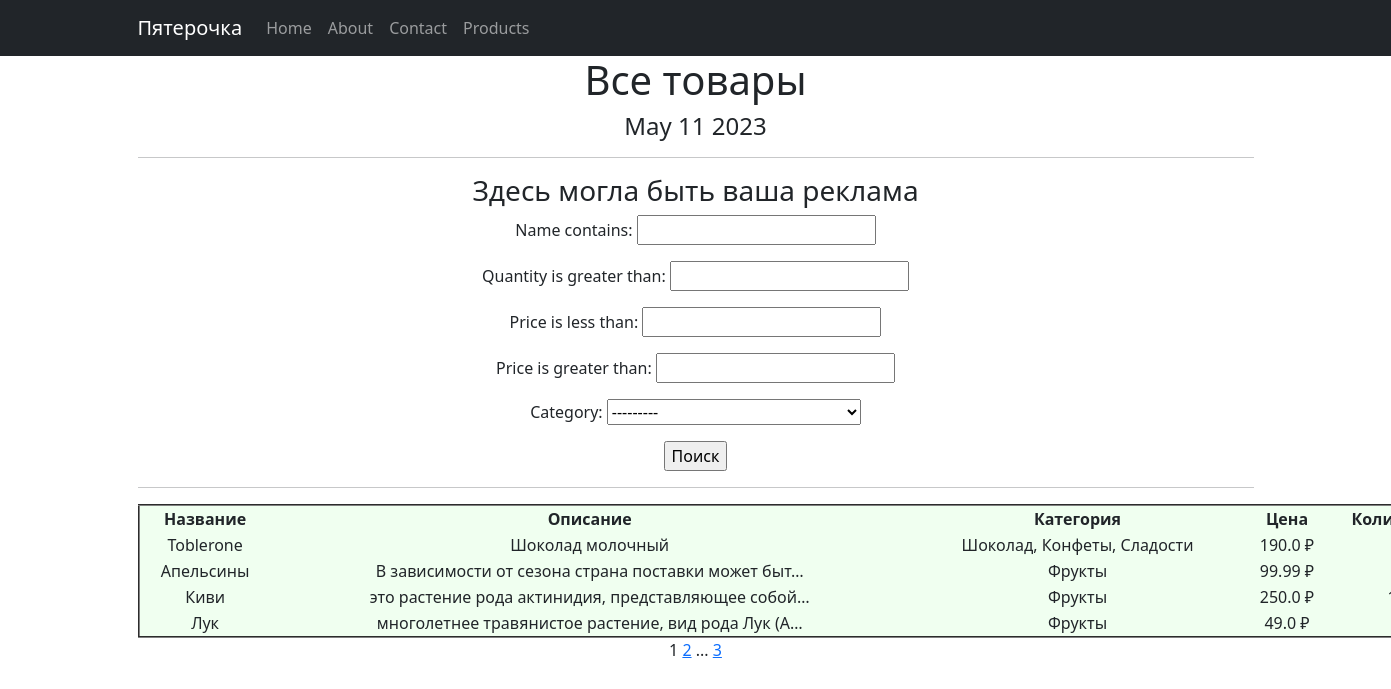
/products/, run on an earlier commit of the app's database.
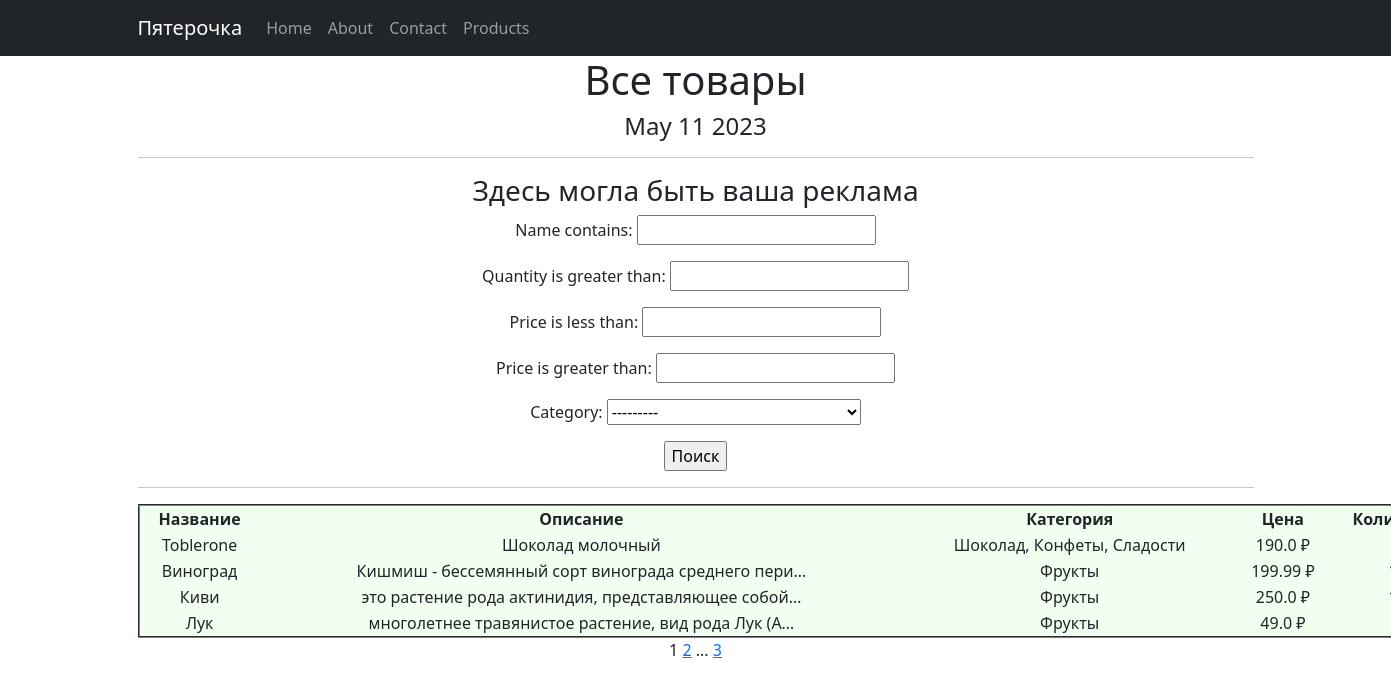
And on a later commit of the database.
### simpleapp/models.py (models this page shows, shortened)
class Product(models.Model):
    name = models.CharField(max_length=50, unique=True)
    description = models.TextField()
    quantity = models.IntegerField(validators=[MinValueValidator(0)])
    category = models.ForeignKey(to='Category', on_delete=models.CASCADE, related_name='products')
    price = models.FloatField(validators=[MinValueValidator(0.0)])

class Category(models.Model):
    name = models.CharField(max_length=100, unique=True)
    def __str__(self):
        return self.name.title()

### simpleapp/views.py (the view)
# urls.py: path('', ProductsList.as_view(), name='product_list'),
class ProductsList(ListView):
    model = Product
    ordering = 'name'
    template_name = 'flatpages/products.html'
    context_object_name = 'products'
    paginate_by = 4
    def get_queryset(self):
        queryset = super().get_queryset()
        self.filterset = ProductFilter(self.request.GET, queryset)
        return self.filterset.qs
    def get_context_data(self, **kwargs):
        context = super().get_context_data(**kwargs)
        context['time_now'] = datetime.utcnow()
        context['next_sale'] = 'Здесь могла быть ваша реклама'
        context['filterset'] = self.filterset
        return context

### simpleapp/templatetags/custom_filters.py (called while the page is built)
@register.filter()
def currency(value, key='rub'):
   postfix = CURRENCIES_SYMBOLS[key]
   return f'{value} {postfix}'

### simpleapp/templatetags/custom_tags.py (called while the page is built)
@register.simple_tag(takes_context=True)
def url_replace(context, **kwargs):
   d = context['request'].GET.copy()
   for k, v in kwargs.items():
       d[k] = v
   return d.urlencode()

### templates/flatpages/products.html (shortened to what this page needs)
{% extends 'flatpages/default.html' %}
{% load custom_filters %}
{% load custom_tags %}
{% block content %}
    <h1>Все товары</h1>
    <h4>{{time_now | date:'M d Y'}}</h4>
    <hr>
    <h3> {{ next_sale|default_if_none:"Чуть позже сообщим о распродаже!" }} </h3>
    <form action="" method="get">
        {{ filterset.form.as_p }}
        <input type="submit" value="Поиск" />
    </form>
    <hr>
    {% if products %}
        <table border=2 bgcolor=#F0FFF0>
          <tr>
              <td><strong>Название</strong></td>
              <td><strong>Описание</strong></td>
              <td><strong>Категория</strong></td>
              <td><strong>Цена</strong></td>
              <td><strong>Количество</strong></td>
          </tr>
            {% for product in products %}
            <tr>
                <td>{{product.name}}</td>
                <td>{{product.description | truncatechars:50}}</td>
                <td>{{product.category}}</td>
                <td>{{product.price| currency:'rub' }}</td>
                <td>{{product.quantity}}</td>
            </tr>
            {% endfor %}
        </table>
    {% else %}
        <h1>Товаров нет</h1>
    {% endif %}
{{ page_obj.number }}
{% if page_obj.has_next %}
    <a href="?{% url_replace page=page_obj.next_page_number %}">{{ page_obj.next_page_number }}</a>
    {% if paginator.num_pages != page_obj.next_page_number %}
        ...
        <a href="?{% url_replace page=page_obj.paginator.num_pages %}">{{ page_obj.paginator.num_pages }}</a>
    {% endif %}
{% endif %}
{% endblock content %}

### templates/flatpages/default.html (shortened to what this page needs)
<!DOCTYPE html>
<html lang="en">
    <head>
        {% load static %}
        <link href="{% static 'css/styles.css' %}" rel="stylesheet" />
    </head>
    <body>
        <nav class="navbar navbar-expand-lg navbar-dark bg-dark static-top">
           <div class="container">
               <a class="navbar-brand" href="#">Пятерочка</a>
               <div class="collapse navbar-collapse" id="navbarResponsive">
                   <ul class="navbar-nav ml-auto">
                       <li class="nav-item active">
                           <a class="nav-link" href="#">Home
                           </a>
                       </li>
                       <li class="nav-item">
                           <a class="nav-link" href="/about/">About</a>
                       </li>
                       <li class="nav-item">
                           <a class="nav-link" href="/contacts/">Contact</a>
                       </li>
                       <li class="nav-item">
                           <a class="nav-link" href="/products/">Products</a>
                       </li>
                   </ul>
               </div>
           </div>
        </nav>
        <div class="container">
           <div class="row">
               <div class="col-lg-12 text-center">
                   {% block content %}{% endblock content %}
               </div>
           </div>
        </div>
    </body>
</html>

### templates/flatpages/products.html (style rules this page uses)
table { width: 120%; }

What changed in the data, as far as the page shows it:
removed Product: name "Апельсины", description "В зависимости от сезона страна поставки может быт…", category "Фрукты", price "99.99 ₽"
added Product: name "Виноград", description "Кишмиш - бессемянный сорт винограда среднего пери…", category "Фрукты", price "199.99 ₽"
